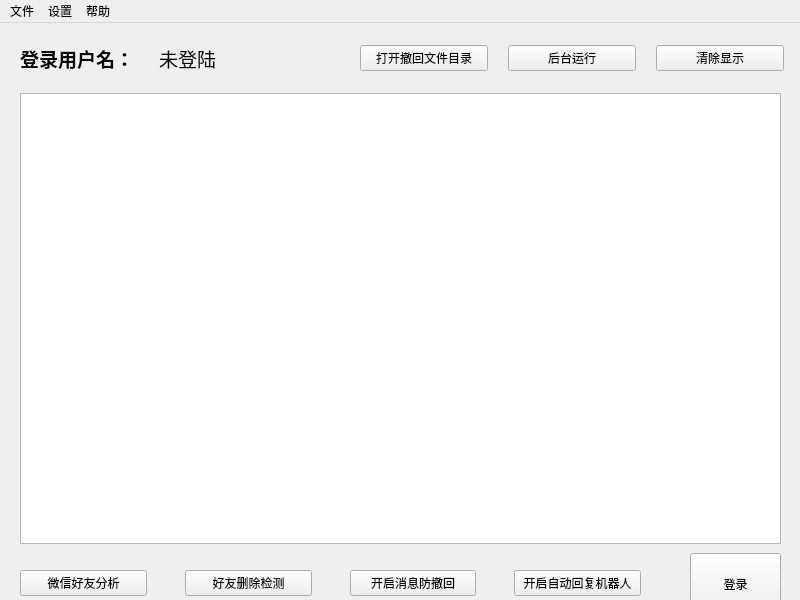
<?xml version="1.0" encoding="UTF-8"?>
<ui version="4.0">
 <class>wechat_tools</class>
 <widget class="QMainWindow" name="wechat_tools">
  <property name="geometry">
   <rect>
    <x>0</x>
    <y>0</y>
    <width>800</width>
    <height>600</height>
   </rect>
  </property>
  <property name="minimumSize">
   <size>
    <width>800</width>
    <height>600</height>
   </size>
  </property>
  <property name="windowTitle">
   <string>WechatTools</string>
  </property>
  <property name="windowIcon">
   <iconset>
    <normaloff>:/icon/wechat.png</normaloff>:/icon/wechat.png</iconset>
  </property>
  <widget class="QWidget" name="centralwidget">
   <widget class="QWidget" name="horizontalLayoutWidget">
    <property name="geometry">
     <rect>
      <x>20</x>
      <y>530</y>
      <width>621</width>
      <height>61</height>
     </rect>
    </property>
    <layout class="QHBoxLayout" name="horizontalLayout">
     <property name="spacing">
      <number>38</number>
     </property>
     <item>
      <widget class="QPushButton" name="button_analyze">
       <property name="styleSheet">
        <string notr="true">font: 25 11pt &quot;Lantinghei&quot;;</string>
       </property>
       <property name="text">
        <string>微信好友分析</string>
       </property>
      </widget>
     </item>
     <item>
      <widget class="QPushButton" name="button_delete_detection">
       <property name="enabled">
        <bool>true</bool>
       </property>
       <property name="styleSheet">
        <string notr="true">font: 25 11pt &quot;Lantinghei&quot;;</string>
       </property>
       <property name="text">
        <string>好友删除检测</string>
       </property>
      </widget>
     </item>
     <item>
      <widget class="QPushButton" name="button_withdraw">
       <property name="styleSheet">
        <string notr="true">font: 25 11pt &quot;Lantinghei&quot;;</string>
       </property>
       <property name="text">
        <string>开启消息防撤回</string>
       </property>
      </widget>
     </item>
     <item>
      <widget class="QPushButton" name="button_robot">
       <property name="styleSheet">
        <string notr="true">font: 25 11pt &quot;Lantinghei&quot;;</string>
       </property>
       <property name="text">
        <string>开启自动回复机器人</string>
       </property>
      </widget>
     </item>
    </layout>
   </widget>
   <widget class="QTextBrowser" name="textBrowser">
    <property name="geometry">
     <rect>
      <x>20</x>
      <y>70</y>
      <width>761</width>
      <height>451</height>
     </rect>
    </property>
    <property name="styleSheet">
     <string notr="true">font: 25 12pt &quot;Microsoft YaHei&quot;;</string>
    </property>
   </widget>
   <widget class="QWidget" name="horizontalLayoutWidget_2">
    <property name="geometry">
     <rect>
      <x>20</x>
      <y>10</y>
      <width>271</width>
      <height>51</height>
     </rect>
    </property>
    <layout class="QHBoxLayout" name="horizontalLayout_2">
     <item>
      <widget class="QLabel" name="label_username">
       <property name="font">
        <font>
         <family>微软雅黑</family>
         <pointsize>14</pointsize>
         <weight>9</weight>
         <italic>false</italic>
         <bold>false</bold>
        </font>
       </property>
       <property name="styleSheet">
        <string notr="true">font: 75 14pt &quot;微软雅黑&quot;;</string>
       </property>
       <property name="text">
        <string>&lt;html&gt;&lt;head/&gt;&lt;body&gt;&lt;p&gt;&lt;span style=&quot; font-size:14pt; font-weight:600;&quot;&gt;登录用户名：&lt;/span&gt;&lt;/p&gt;&lt;/body&gt;&lt;/html&gt;</string>
       </property>
      </widget>
     </item>
     <item>
      <widget class="QLabel" name="login_name">
       <property name="font">
        <font>
         <family>微软雅黑</family>
         <pointsize>14</pointsize>
         <weight>9</weight>
         <italic>false</italic>
         <bold>false</bold>
        </font>
       </property>
       <property name="styleSheet">
        <string notr="true">font: 75 14pt &quot;微软雅黑&quot;;</string>
       </property>
       <property name="text">
        <string>&lt;html&gt;&lt;head/&gt;&lt;body&gt;&lt;p&gt;未登陆&lt;/p&gt;&lt;/body&gt;&lt;/html&gt;</string>
       </property>
      </widget>
     </item>
    </layout>
   </widget>
   <widget class="QPushButton" name="button_login">
    <property name="geometry">
     <rect>
      <x>690</x>
      <y>530</y>
      <width>91</width>
      <height>61</height>
     </rect>
    </property>
    <property name="minimumSize">
     <size>
      <width>0</width>
      <height>0</height>
     </size>
    </property>
    <property name="styleSheet">
     <string notr="true">font: 63 13pt &quot;Lantinghei&quot;;</string>
    </property>
    <property name="text">
     <string>登录</string>
    </property>
   </widget>
   <widget class="QWidget" name="horizontalLayoutWidget_3">
    <property name="geometry">
     <rect>
      <x>360</x>
      <y>10</y>
      <width>424</width>
      <height>51</height>
     </rect>
    </property>
    <layout class="QHBoxLayout" name="horizontalLayout_3">
     <property name="spacing">
      <number>20</number>
     </property>
     <item>
      <widget class="QPushButton" name="open_file_folder">
       <property name="styleSheet">
        <string notr="true">font: 63 13pt &quot;Lantinghei&quot;;</string>
       </property>
       <property name="text">
        <string>打开撤回文件目录</string>
       </property>
      </widget>
     </item>
     <item>
      <widget class="QPushButton" name="button_background">
       <property name="styleSheet">
        <string notr="true">font: 63 13pt &quot;Lantinghei&quot;;</string>
       </property>
       <property name="text">
        <string>后台运行</string>
       </property>
      </widget>
     </item>
     <item>
      <widget class="QPushButton" name="clear_display">
       <property name="styleSheet">
        <string notr="true">font: 63 13pt &quot;Lantinghei&quot;;</string>
       </property>
       <property name="text">
        <string>清除显示</string>
       </property>
      </widget>
     </item>
    </layout>
   </widget>
  </widget>
  <widget class="QMenuBar" name="menubar">
   <property name="geometry">
    <rect>
     <x>0</x>
     <y>0</y>
     <width>800</width>
     <height>22</height>
    </rect>
   </property>
   <widget class="QMenu" name="menu">
    <property name="title">
     <string>文件</string>
    </property>
    <addaction name="file_quit"/>
   </widget>
   <widget class="QMenu" name="setting">
    <property name="title">
     <string>设置</string>
    </property>
    <addaction name="setting_file_storage_path"/>
   </widget>
   <widget class="QMenu" name="menu_3">
    <property name="title">
     <string>帮助</string>
    </property>
    <addaction name="help_about"/>
    <addaction name="help_guide"/>
    <addaction name="help_contact"/>
   </widget>
   <addaction name="menu"/>
   <addaction name="setting"/>
   <addaction name="menu_3"/>
  </widget>
  <action name="file_quit">
   <property name="icon">
    <iconset>
     <normaloff>:/icon/export.png</normaloff>:/icon/export.png</iconset>
   </property>
   <property name="text">
    <string>退出</string>
   </property>
  </action>
  <action name="action_2">
   <property name="text">
    <string>退出</string>
   </property>
  </action>
  <action name="help_about">
   <property name="icon">
    <iconset>
     <normaloff>:/icon/fav.png</normaloff>:/icon/fav.png</iconset>
   </property>
   <property name="text">
    <string>关于</string>
   </property>
  </action>
  <action name="help_guide">
   <property name="icon">
    <iconset>
     <normaloff>:/icon/help.png</normaloff>:/icon/help.png</iconset>
   </property>
   <property name="text">
    <string>使用说明</string>
   </property>
  </action>
  <action name="help_register">
   <property name="text">
    <string>注册</string>
   </property>
  </action>
  <action name="help_contact">
   <property name="icon">
    <iconset>
     <normaloff>:/icon/mail.png</normaloff>:/icon/mail.png</iconset>
   </property>
   <property name="text">
    <string>联系我们</string>
   </property>
  </action>
  <action name="setting_file_storage_path">
   <property name="icon">
    <iconset>
     <normaloff>:/icon/settings.png</normaloff>:/icon/settings.png</iconset>
   </property>
   <property name="text">
    <string>设置撤回文件存放目录</string>
   </property>
  </action>
 </widget>
 <resources>
  <include location="icon/icon.qrc"/>
 </resources>
 <connections/>
</ui>
